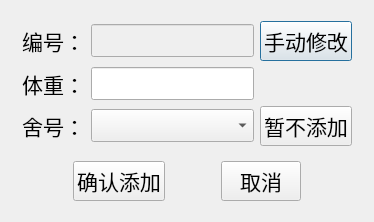
<?xml version="1.0" encoding="UTF-8"?>
<ui version="4.0">
 <class>AddGoatDialog</class>
 <widget class="QDialog" name="AddGoatDialog">
  <property name="geometry">
   <rect>
    <x>0</x>
    <y>0</y>
    <width>374</width>
    <height>222</height>
   </rect>
  </property>
  <property name="font">
   <font>
    <pointsize>16</pointsize>
   </font>
  </property>
  <property name="windowTitle">
   <string>添加奶山羊</string>
  </property>
  <layout class="QVBoxLayout" name="verticalLayout_2">
   <item>
    <layout class="QHBoxLayout" name="horizontalLayout_2">
     <item>
      <spacer name="horizontalSpacer_4">
       <property name="orientation">
        <enum>Qt::Horizontal</enum>
       </property>
       <property name="sizeHint" stdset="0">
        <size>
         <width>40</width>
         <height>20</height>
        </size>
       </property>
      </spacer>
     </item>
     <item>
      <layout class="QVBoxLayout" name="verticalLayout">
       <item>
        <spacer name="verticalSpacer">
         <property name="orientation">
          <enum>Qt::Vertical</enum>
         </property>
         <property name="sizeHint" stdset="0">
          <size>
           <width>20</width>
           <height>40</height>
          </size>
         </property>
        </spacer>
       </item>
       <item>
        <layout class="QGridLayout" name="gridLayout">
         <item row="0" column="1" colspan="2">
          <widget class="QLineEdit" name="goatIdLineEdit">
           <property name="enabled">
            <bool>false</bool>
           </property>
          </widget>
         </item>
         <item row="1" column="0">
          <widget class="QLabel" name="label_2">
           <property name="text">
            <string>体重：</string>
           </property>
           <property name="alignment">
            <set>Qt::AlignRight|Qt::AlignTrailing|Qt::AlignVCenter</set>
           </property>
          </widget>
         </item>
         <item row="0" column="3">
          <widget class="QPushButton" name="pushButton">
           <property name="text">
            <string>手动修改</string>
           </property>
          </widget>
         </item>
         <item row="0" column="0">
          <widget class="QLabel" name="label">
           <property name="text">
            <string>编号：</string>
           </property>
           <property name="alignment">
            <set>Qt::AlignRight|Qt::AlignTrailing|Qt::AlignVCenter</set>
           </property>
          </widget>
         </item>
         <item row="2" column="1" colspan="2">
          <widget class="QComboBox" name="houseIdComboBox"/>
         </item>
         <item row="2" column="0">
          <widget class="QLabel" name="label_3">
           <property name="text">
            <string>舍号：</string>
           </property>
           <property name="alignment">
            <set>Qt::AlignRight|Qt::AlignTrailing|Qt::AlignVCenter</set>
           </property>
          </widget>
         </item>
         <item row="1" column="1" colspan="2">
          <widget class="QLineEdit" name="weightLineEdit"/>
         </item>
         <item row="2" column="3">
          <widget class="QPushButton" name="pushButton_4">
           <property name="text">
            <string>暂不添加</string>
           </property>
          </widget>
         </item>
        </layout>
       </item>
       <item>
        <spacer name="verticalSpacer_2">
         <property name="orientation">
          <enum>Qt::Vertical</enum>
         </property>
         <property name="sizeHint" stdset="0">
          <size>
           <width>20</width>
           <height>40</height>
          </size>
         </property>
        </spacer>
       </item>
       <item>
        <layout class="QHBoxLayout" name="horizontalLayout">
         <item>
          <spacer name="horizontalSpacer">
           <property name="orientation">
            <enum>Qt::Horizontal</enum>
           </property>
           <property name="sizeHint" stdset="0">
            <size>
             <width>40</width>
             <height>20</height>
            </size>
           </property>
          </spacer>
         </item>
         <item>
          <widget class="QPushButton" name="confirmButton">
           <property name="text">
            <string>确认添加</string>
           </property>
          </widget>
         </item>
         <item>
          <spacer name="horizontalSpacer_2">
           <property name="orientation">
            <enum>Qt::Horizontal</enum>
           </property>
           <property name="sizeHint" stdset="0">
            <size>
             <width>40</width>
             <height>20</height>
            </size>
           </property>
          </spacer>
         </item>
         <item>
          <widget class="QPushButton" name="cancelButton">
           <property name="text">
            <string>取消</string>
           </property>
          </widget>
         </item>
         <item>
          <spacer name="horizontalSpacer_3">
           <property name="orientation">
            <enum>Qt::Horizontal</enum>
           </property>
           <property name="sizeHint" stdset="0">
            <size>
             <width>40</width>
             <height>20</height>
            </size>
           </property>
          </spacer>
         </item>
        </layout>
       </item>
       <item>
        <spacer name="verticalSpacer_3">
         <property name="orientation">
          <enum>Qt::Vertical</enum>
         </property>
         <property name="sizeHint" stdset="0">
          <size>
           <width>20</width>
           <height>40</height>
          </size>
         </property>
        </spacer>
       </item>
      </layout>
     </item>
     <item>
      <spacer name="horizontalSpacer_5">
       <property name="orientation">
        <enum>Qt::Horizontal</enum>
       </property>
       <property name="sizeHint" stdset="0">
        <size>
         <width>40</width>
         <height>20</height>
        </size>
       </property>
      </spacer>
     </item>
    </layout>
   </item>
  </layout>
 </widget>
 <resources/>
 <connections/>
</ui>
